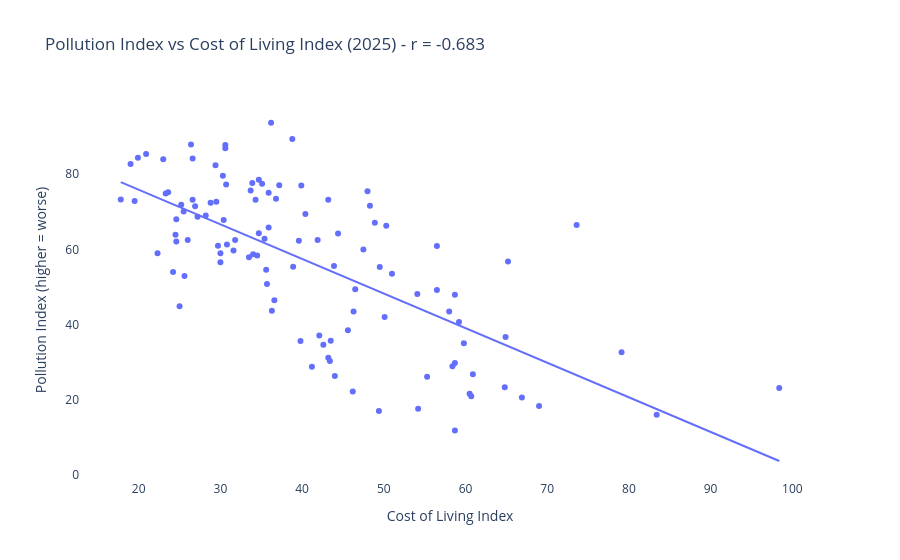

Notebook code cell kept with this figure:
### Code cell
# Cross-compare pollution with cost of living - are cheap countries systematically dirtier?
col = pd.read_csv('../data/clean/numbeo_cost_of_living_country_clean.csv')
merged = pd.merge(
    df[['Country', 'year', 'Pollution Index']],
    col[['Country', 'year', 'Cost of Living Index']],
    on=['Country', 'year'], how='inner'
)
merged_latest = merged[merged['year'] == latest_year].dropna()
print(f'Countries matched in {latest_year}: {len(merged_latest)}')

r, p = stats.pearsonr(merged_latest['Cost of Living Index'], merged_latest['Pollution Index'])
print(f'Correlation (cost of living vs pollution): r = {r:.3f}, p = {p:.4f}')

fig = px.scatter(merged_latest, x='Cost of Living Index', y='Pollution Index',
                 hover_name='Country', trendline='ols',
                 title=f'Pollution Index vs Cost of Living Index ({latest_year}) - r = {r:.3f}',
                 labels={'Cost of Living Index': 'Cost of Living Index',
                         'Pollution Index': 'Pollution Index (higher = worse)'})
fig.update_layout(plot_bgcolor='white', paper_bgcolor='white')
fig.show()

### Figure 1 — Plotly figure (JSON) as saved in the notebook; plotly's stock layout.template omitted (floating-point values rounded to 4 significant figures)
{"data": [{"hovertemplate": "<b>%{hovertext}</b><br><br>Cost of Living Index=%{x}<br>Pollution Index (higher = worse)=%{y}<extra></extra>", "hovertext": ["Cameroon", "Lebanon", "Nigeria", "Mongolia", "Ghana", "Bangladesh", "Afghanistan", "Vietnam", "Nepal", "Egypt", "Peru", "North Macedonia", "Zimbabwe", "Cambodia", "Chile", "China", "Jordan", "Albania", "Thailand", "Malta", "Iran", "Venezuela", "Syria", "Guatemala", "Pakistan", "Ethiopia", "Dominican Republic", "Kazakhstan", "India", "Azerbaijan", "Philippines", "Bolivia", "Bahrain", "Iraq", "Tunisia", "Kuwait", "Kenya", "Morocco", "Indonesia", "Georgia", "Trinidad And Tobago", "Hong Kong (China)", "Jamaica", "Serbia", "Turkey", "Taiwan", "Algeria", "Bulgaria", "Tanzania", "Colombia", "Saudi Arabia", "Armenia", "Ukraine", "Moldova", "Malaysia", "South Korea", "Qatar", "Bosnia And Herzegovina", "Ecuador", "Russia", "Romania", "Mexico", "Sri Lanka", "Israel", "South Africa", "Panama", "Poland", "Cyprus", "Mauritius", "Uzbekistan", "Italy", "Brazil", "Argentina", "Greece", "Belgium", "United Arab Emirates", "Puerto Rico", "Hungary", "Belarus", "Montenegro", "Uruguay", "France", "Costa Rica", "United Kingdom", "Japan", "Slovakia", "United States", "Spain", "Oman", "Ireland", "Czech Republic", "Singapore", "Croatia", "Latvia", "Canada", "Germany", "Portugal", "Australia", "Lithuania", "New Zealand", "Luxembourg", "Switzerland", "Slovenia", "Netherlands", "Austria", "Denmark", "Norway", "Sweden", "Estonia", "Iceland", "Finland"], "legendgroup": "", "marker": {"color": "#636efa", "symbol": "circle"}, "mode": "markers", "name": "", "orientation": "v", "showlegend": false, "type": "scatter", "x": [36.2, 38.8, 26.4, 30.6, 30.6, 20.9, 19.9, 26.6, 23.0, 19.0, 29.4, 30.3, 34.7, 33.9, 35.1, 30.7, 37.2, 39.9, 33.7, 48.0, 23.6, 35.9, 23.3, 36.8, 17.8, 43.2, 34.3, 26.6, 19.5, 29.5, 28.8, 25.2, 48.3, 26.9, 25.5, 40.4, 28.2, 27.2, 24.6, 30.4, 48.9, 73.6, 50.3, 35.9, 34.7, 44.4, 24.5, 35.4, 31.8, 26.0, 41.9, 39.6, 24.6, 30.8, 29.7, 56.5, 47.5, 31.6, 30.0, 22.3, 34.0, 34.5, 33.5, 65.2, 30.0, 43.9, 38.9, 49.5, 35.6, 24.2, 51.0, 25.6, 35.7, 46.5, 56.5, 54.1, 58.7, 36.6, 25.0, 36.3, 46.3, 58.0, 50.1, 59.2, 45.6, 42.1, 64.9, 43.5, 39.8, 59.8, 42.6, 79.1, 43.2, 43.4, 58.7, 58.4, 41.2, 60.9, 44.0, 55.3, 64.8, 98.4, 46.2, 60.5, 60.7, 66.9, 69.0, 54.2, 49.4, 83.4, 58.7], "xaxis": "x", "y": [93.7, 89.4, 87.9, 87.8, 86.9, 85.4, 84.4, 84.2, 84.0, 82.7, 82.4, 79.6, 78.5, 77.7, 77.5, 77.3, 77.1, 77.0, 75.7, 75.5, 75.2, 75.1, 74.9, 73.5, 73.3, 73.2, 73.2, 73.2, 72.9, 72.7, 72.4, 71.9, 71.6, 71.5, 70.1, 69.4, 69.0, 68.7, 68.0, 67.8, 67.1, 66.5, 66.3, 65.8, 64.3, 64.2, 63.9, 62.8, 62.5, 62.5, 62.5, 62.3, 62.1, 61.3, 61.0, 60.9, 60.0, 59.7, 59.0, 59.0, 58.7, 58.4, 57.9, 56.8, 56.6, 55.6, 55.4, 55.3, 54.6, 54.0, 53.5, 52.9, 50.8, 49.4, 49.2, 48.1, 47.9, 46.5, 44.9, 43.7, 43.5, 43.5, 42.0, 40.7, 38.5, 37.1, 36.7, 35.7, 35.6, 35.0, 34.6, 32.6, 31.2, 30.3, 29.8, 28.9, 28.8, 26.8, 26.3, 26.1, 23.3, 23.1, 22.2, 21.6, 20.9, 20.6, 18.3, 17.6, 17.0, 16.0, 11.8], "yaxis": "y"}, {"hovertemplate": "<b>OLS trendline</b><br>Pollution Index = -0.920727 * Cost of Living Index + 94.2932<br>R<sup>2</sup>=0.466247<br><br>Cost of Living Index=%{x}<br>Pollution Index (higher = worse)=%{y} <b>(trend)</b><extra></extra>", "legendgroup": "", "marker": {"color": "#636efa", "symbol": "circle"}, "mode": "lines", "name": "", "showlegend": false, "type": "scatter", "x": [17.8, 19.0, 19.5, 19.9, 20.9, 22.3, 23.0, 23.3, 23.6, 24.2, 24.5, 24.6, 24.6, 25.0, 25.2, 25.5, 25.6, 26.0, 26.4, 26.6, 26.6, 26.9, 27.2, 28.2, 28.8, 29.4, 29.5, 29.7, 30.0, 30.0, 30.3, 30.4, 30.6, 30.6, 30.7, 30.8, 31.6, 31.8, 33.5, 33.7, 33.9, 34.0, 34.3, 34.5, 34.7, 34.7, 35.1, 35.4, 35.6, 35.7, 35.9, 35.9, 36.2, 36.3, 36.6, 36.8, 37.2, 38.8, 38.9, 39.6, 39.8, 39.9, 40.4, 41.2, 41.9, 42.1, 42.6, 43.2, 43.2, 43.4, 43.5, 43.9, 44.0, 44.4, 45.6, 46.2, 46.3, 46.5, 47.5, 48.0, 48.3, 48.9, 49.4, 49.5, 50.1, 50.3, 51.0, 54.1, 54.2, 55.3, 56.5, 56.5, 58.0, 58.4, 58.7, 58.7, 58.7, 59.2, 59.8, 60.5, 60.7, 60.9, 64.8, 64.9, 65.2, 66.9, 69.0, 73.6, 79.1, 83.4, 98.4], "xaxis": "x", "y": [77.9, 76.8, 76.34, 75.97, 75.05, 73.76, 73.12, 72.84, 72.56, 72.01, 71.74, 71.64, 71.64, 71.28, 71.09, 70.81, 70.72, 70.35, 69.99, 69.8, 69.8, 69.53, 69.25, 68.33, 67.78, 67.22, 67.13, 66.95, 66.67, 66.67, 66.4, 66.3, 66.12, 66.12, 66.03, 65.93, 65.2, 65.01, 63.45, 63.26, 63.08, 62.99, 62.71, 62.53, 62.34, 62.34, 61.98, 61.7, 61.52, 61.42, 61.24, 61.24, 60.96, 60.87, 60.59, 60.41, 60.04, 58.57, 58.48, 57.83, 57.65, 57.56, 57.1, 56.36, 55.71, 55.53, 55.07, 54.52, 54.52, 54.33, 54.24, 53.87, 53.78, 53.41, 52.31, 51.76, 51.66, 51.48, 50.56, 50.1, 49.82, 49.27, 48.81, 48.72, 48.16, 47.98, 47.34, 44.48, 44.39, 43.38, 42.27, 42.27, 40.89, 40.52, 40.25, 40.25, 40.25, 39.79, 39.23, 38.59, 38.41, 38.22, 34.63, 34.54, 34.26, 32.7, 30.76, 26.53, 21.46, 17.5, 3.694], "yaxis": "y"}], "layout": {"legend": {"tracegroupgap": 0}, "paper_bgcolor": "white", "plot_bgcolor": "white", "title": {"text": "Pollution Index vs Cost of Living Index (2025) - r = -0.683"}, "xaxis": {"anchor": "y", "domain": [0, 1], "title": {"text": "Cost of Living Index"}}, "yaxis": {"anchor": "x", "domain": [0, 1], "title": {"text": "Pollution Index (higher = worse)"}}}}
